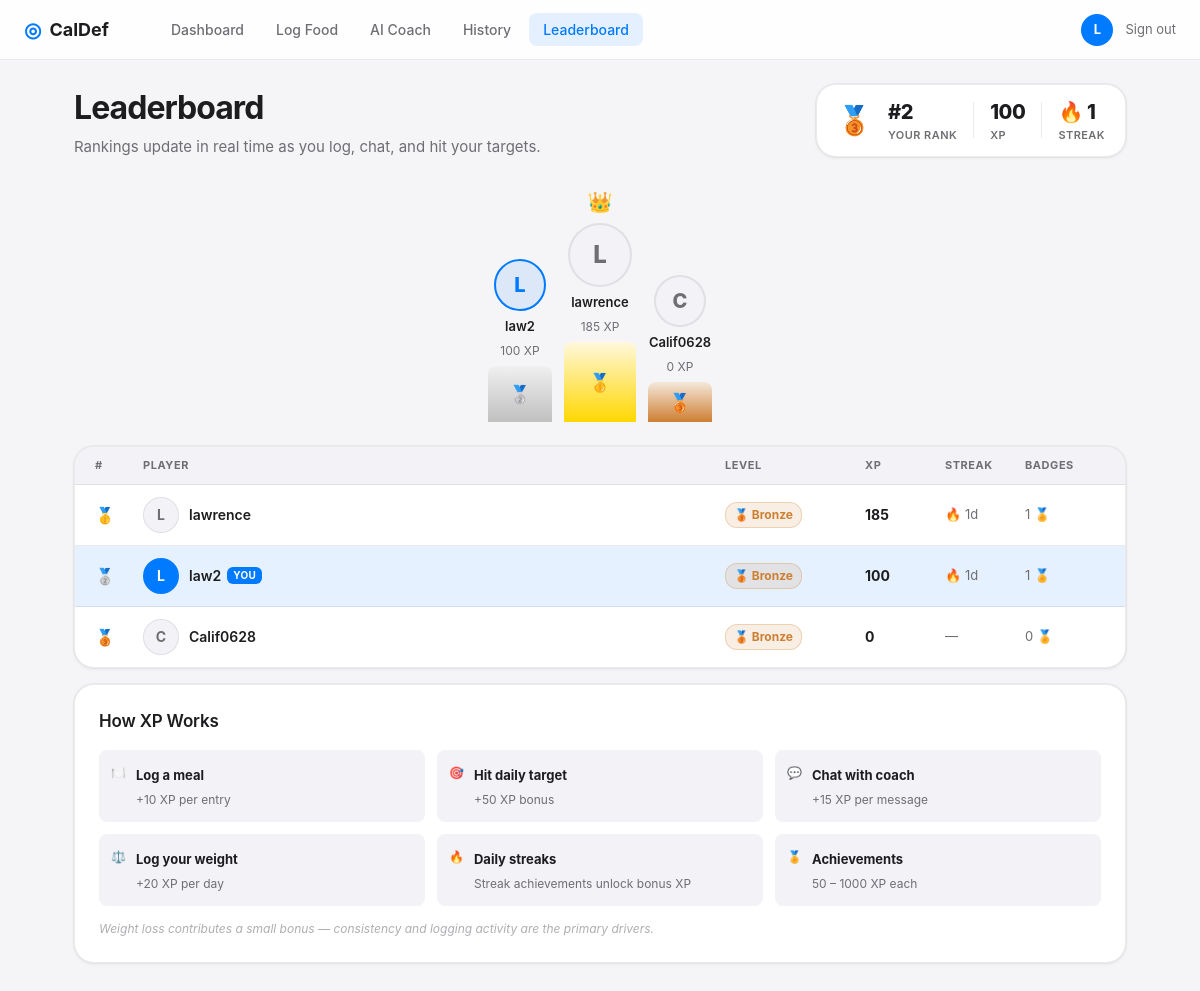
Page /leaderboard (signed in) on the committed database.
### tables this page shows
CREATE TABLE users (
                id INTEGER PRIMARY KEY AUTOINCREMENT,
                username TEXT UNIQUE NOT NULL,
                email TEXT UNIQUE NOT NULL,
                password_hash TEXT NOT NULL,
                created_at TIMESTAMP DEFAULT CURRENT_TIMESTAMP
            );

### app.py (the view)
@app.route("/leaderboard")
@login_required
def leaderboard():
    board = get_leaderboard()
    my_stats = get_user_stats(session["user_id"])
    return render_template("leaderboard.html", board=board,
                           my_id=session["user_id"], my_stats=my_stats)

### app.py (called while the page is built)
@app.context_processor
def inject_now():
    return {"now": datetime.now}

def login_required(f):
    @wraps(f)
    def decorated(*args, **kwargs):
        if "user_id" not in session:
            return redirect(url_for("landing"))
        return f(*args, **kwargs)
    return decorated

### database.py (called while the page is built)
@contextmanager
def get_db():
    conn = sqlite3.connect(DATABASE)
    conn.row_factory = sqlite3.Row
    try:
        yield conn
        conn.commit()
    except Exception:
        conn.rollback()
        raise
    finally:
        conn.close()

### gamification.py (called while the page is built)
def get_level(points: int) -> dict:
    level = LEVELS[0]
    for entry in LEVELS:
        if points >= entry[0]:
            level = entry
    next_threshold = None
    for entry in LEVELS:
        if points < entry[0]:
            next_threshold = entry[0]
            break
    return {
        "name": level[1], "color": level[2], "icon": level[3],
        "next": next_threshold,
        "progress": _level_progress(points, level[0], next_threshold),
    }

def _level_progress(pts, current_min, next_min):
    if next_min is None:
        return 100
    span = next_min - current_min
    earned = pts - current_min
    return min(100, round(earned / span * 100)) if span else 100

def _ensure_row(user_id: int):
    with get_db() as db:
        db.execute("INSERT OR IGNORE INTO user_points (user_id) VALUES (?)", (user_id,))

def get_leaderboard(limit: int = 50) -> list:
    with get_db() as db:
        rows = db.execute(
            """SELECT u.id, u.username,
                      COALESCE(up.total_points, 0)   AS total_points,
                      COALESCE(up.current_streak, 0) AS current_streak,
                      COALESCE(up.longest_streak, 0) AS longest_streak,
                      (SELECT COUNT(*) FROM achievements a WHERE a.user_id = u.id) AS achievement_count
               FROM users u
               LEFT JOIN user_points up ON up.user_id = u.id
               ORDER BY total_points DESC, current_streak DESC
               LIMIT ?""",
            (limit,),
        ).fetchall()
    result = []
    for i, row in enumerate(rows):
        d = dict(row)
        d["rank"] = i + 1
        d["level"] = get_level(d["total_points"])
        result.append(d)
    return result

### templates/leaderboard.html (shortened to what this page needs)
{% extends "base.html" %}
{% block content %}
<div class="page-container">
  <div class="page-header">
    <div>
      <h1 class="page-title">Leaderboard</h1>
      <p class="page-subtitle">Rankings update in real time as you log, chat, and hit your targets.</p>
    </div>
    <div class="my-rank-pill">
      <span class="my-rank-icon">{{ my_stats.level.icon }}</span>
      <div>
        <div class="my-rank-num">#{{ my_stats.rank }}</div>
        <div class="my-rank-label">Your Rank</div>
      </div>
      <div>
        <div class="my-rank-num">{{ my_stats.total_points | int }}</div>
        <div class="my-rank-label">XP</div>
      </div>
      <div>
        <div class="my-rank-num">🔥 {{ my_stats.current_streak }}</div>
        <div class="my-rank-label">Streak</div>
      </div>
    </div>
  </div>
  {% if board|length >= 3 %}
  <div class="podium">
    <div class="podium-place podium-2">
      <div class="podium-avatar {% if board[1].id == my_id %}podium-me{% endif %}">
        {{ board[1].username[0].upper() }}
      </div>
      <div class="podium-name">{{ board[1].username }}</div>
      <div class="podium-pts">{{ board[1].total_points | int }} XP</div>
      <div class="podium-block podium-block-2">🥈</div>
    </div>
    <div class="podium-place podium-1">
      <div class="podium-crown">👑</div>
      <div class="podium-avatar podium-avatar-1 {% if board[0].id == my_id %}podium-me{% endif %}">
        {{ board[0].username[0].upper() }}
      </div>
      <div class="podium-name">{{ board[0].username }}</div>
      <div class="podium-pts">{{ board[0].total_points | int }} XP</div>
      <div class="podium-block podium-block-1">🥇</div>
    </div>
    <div class="podium-place podium-3">
      <div class="podium-avatar {% if board[2].id == my_id %}podium-me{% endif %}">
        {{ board[2].username[0].upper() }}
      </div>
      <div class="podium-name">{{ board[2].username }}</div>
      <div class="podium-pts">{{ board[2].total_points | int }} XP</div>
      <div class="podium-block podium-block-3">🥉</div>
    </div>
  </div>
  {% endif %}
  <div class="card lb-card">
    <div class="lb-thead">
      <span>#</span>
      <span>Player</span>
      <span>Level</span>
      <span>XP</span>
      <span>Streak</span>
      <span>Badges</span>
    </div>
    {% for player in board %}
    <div class="lb-row {% if player.id == my_id %}lb-row-me{% endif %} {% if player.rank <= 3 %}lb-row-top{% endif %}">
      <span class="lb-rank">
        {% if player.rank == 1 %}🥇
        {% elif player.rank == 2 %}🥈
        {% elif player.rank == 3 %}🥉
        {% else %}{{ player.rank }}{% endif %}
      </span>
      <span class="lb-user">
        <div class="lb-avatar {% if player.id == my_id %}lb-avatar-me{% endif %}">
          {{ player.username[0].upper() }}
        </div>
        <span class="lb-username">
          {{ player.username }}
          {% if player.id == my_id %}<span class="lb-you">You</span>{% endif %}
        </span>
      </span>
      <span>
        <span class="level-badge" style="background: {{ player.level.color }}22; color: {{ player.level.color }}; border: 1px solid {{ player.level.color }}44;">
          {{ player.level.icon }} {{ player.level.name }}
        </span>
      </span>
      <span class="lb-xp">{{ player.total_points | int }}</span>
      <span class="lb-streak">
        {% if player.current_streak > 0 %}
          🔥 {{ player.current_streak }}d
        {% else %}—{% endif %}
      </span>
      <span class="lb-badges">{{ player.achievement_count }} 🏅</span>
    </div>
    {% else %}
    <div class="empty-state">
      <div class="empty-icon">🏆</div>
      <p>No players yet — be the first!</p>
    </div>
    {% endfor %}
  </div>
  <div class="card scoring-guide">
    <h3 class="card-title">How XP Works</h3>
    <div class="scoring-grid">
      <div class="score-item"><span class="score-icon">🍽️</span><div><b>Log a meal</b><br><span>+10 XP per entry</span></div></div>
      <div class="score-item"><span class="score-icon">🎯</span><div><b>Hit daily target</b><br><span>+50 XP bonus</span></div></div>
      <div class="score-item"><span class="score-icon">💬</span><div><b>Chat with coach</b><br><span>+15 XP per message</span></div></div>
      <div class="score-item"><span class="score-icon">⚖️</span><div><b>Log your weight</b><br><span>+20 XP per day</span></div></div>
      <div class="score-item"><span class="score-icon">🔥</span><div><b>Daily streaks</b><br><span>Streak achievements unlock bonus XP</span></div></div>
      <div class="score-item"><span class="score-icon">🏅</span><div><b>Achievements</b><br><span>50 – 1000 XP each</span></div></div>
    </div>
    <p class="scoring-note">Weight loss contributes a small bonus — consistency and logging activity are the primary drivers.</p>
  </div>
</div>
{% endblock %}

### rows in the picture
users: username "L", username "law2", shows "YOU", level.icon "🥉", level.name "Bronze", total_points "100", current_streak "1", achievement_count "1"
users: username "L", username "lawrence", level.icon "🥉", level.name "Bronze", total_points "185", current_streak "1", achievement_count "1"
users: username "C", username "Calif0628", level.icon "🥉", level.name "Bronze", total_points "0", achievement_count "0"

### other values in the picture
{{ session.username[0].upper() }} "L"
{{ my_stats.level.icon }} "🥉"
{{ my_stats.rank }} "2"
{{ my_stats.total_points | int }} "100"
{{ my_stats.current_streak }} "1"
{{ board[1].total_points | int }} "100"
{{ board[0].total_points | int }} "185"
{{ board[2].total_points | int }} "0"
